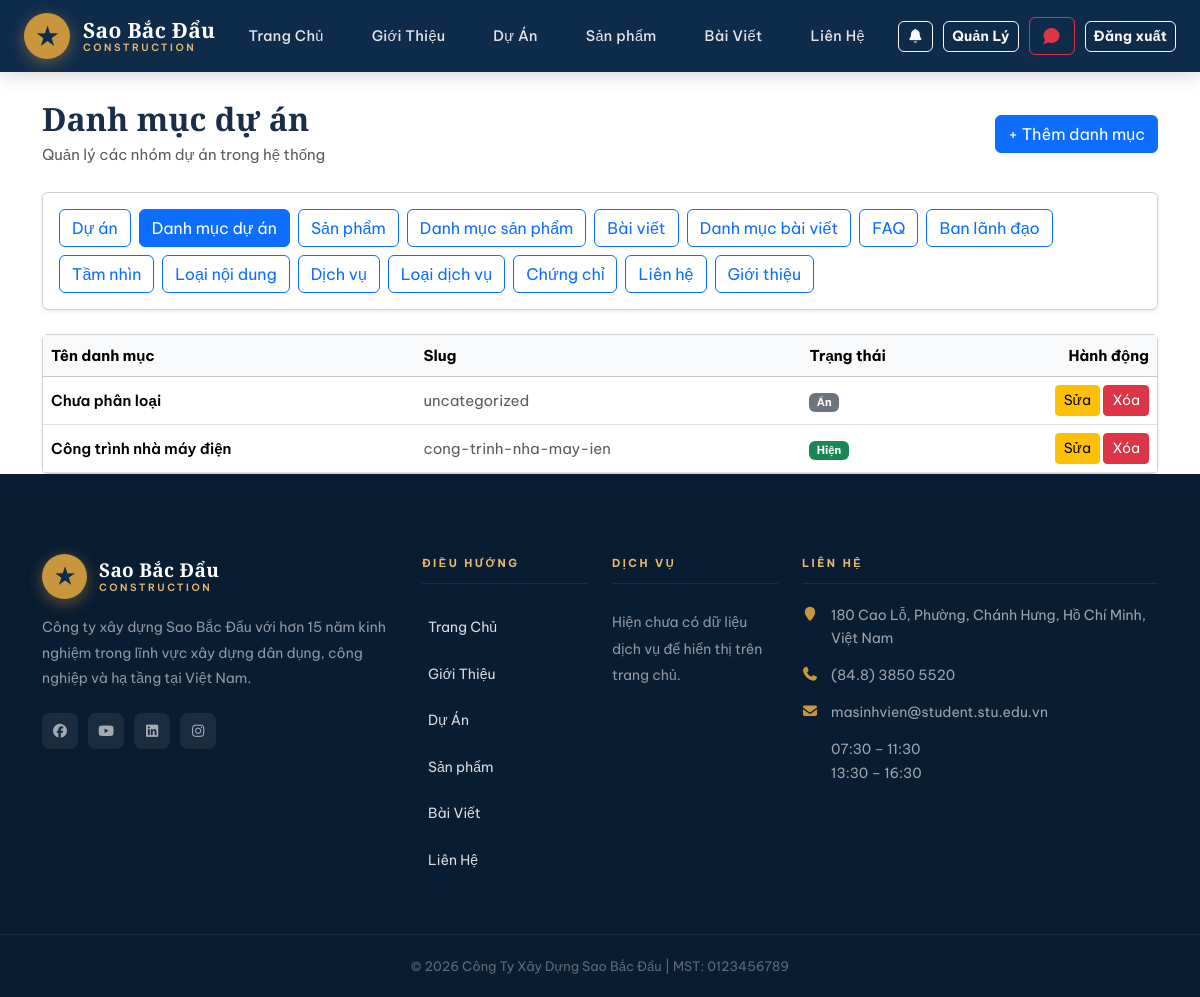
Page /project-category/ (signed in) on the committed database.
### home/models.py (models this page shows, shortened)
class ProjectCategory(models.Model):
    name = models.CharField(max_length=100, unique=True)
    slug = models.SlugField(blank=True, null=True, unique=True)
    is_hidden = models.BooleanField(default=False)

class ContactInfo(models.Model):
    branch_name = models.CharField(
        max_length=150, verbose_name="Tên chi nhánh / văn phòng"
    )
    address = models.TextField(verbose_name="Địa chỉ")
    phone = models.CharField(max_length=50, verbose_name="Số điện thoại")
    fax = models.CharField(max_length=50, blank=True, verbose_name="Fax")
    email = models.EmailField(blank=True, verbose_name="Email")
    working_hours = models.CharField(
        max_length=255, blank=True, verbose_name="Giờ làm việc"
    )
    map_embed_url = models.URLField(blank=True, verbose_name="Link Google Maps Embed")
    facebook_url = models.URLField(blank=True, verbose_name="Facebook URL")
    youtube_url = models.URLField(blank=True, verbose_name="YouTube URL")
    linkedin_url = models.URLField(blank=True, verbose_name="LinkedIn URL")
    instagram_url = models.URLField(blank=True, verbose_name="Instagram URL")
    order = models.PositiveIntegerField(default=0, verbose_name="Thứ tự hiển thị")
    is_active = models.BooleanField(default=True, verbose_name="Hiển thị")
    created_at = models.DateTimeField(auto_now_add=True)
    class Meta:
        ordering = ["order", "created_at"]

### home/views.py (the view)
@staff_required
def project_category_list(request):
    categories = ProjectCategory.objects.all().order_by("name")
    error = request.GET.get("error")
    return render(
        request,
        "home/project_category_list.html",
        {"categories": categories, "error": error},
    )

### home/context_processors.py (called while the page is built)
def site_contact(request):
    contact = (
        ContactInfo.objects.filter(is_active=True)
        .order_by("order", "created_at")
        .first()
    )
    unread_notifications_count = 0
    recent_notifications = []
    if request.user.is_authenticated:
        unread_notifications_count = Notification.objects.filter(
            user=request.user,
            is_read=False,
        ).count()
        recent_notifications = Notification.objects.filter(user=request.user)[:5]
    return {
        "site_contact": contact,
        "unread_notifications_count": unread_notifications_count,
        "recent_notifications": recent_notifications,
    }

### home/views.py (called while the page is built)
def staff_required(view_func):
    @wraps(view_func)
    def _wrapped(request, *args, **kwargs):
        if not request.user.is_authenticated:
            return redirect(f"/login/?next={request.path}")
        if request.user.is_staff or request.user.is_superuser:
            return view_func(request, *args, **kwargs)
        messages.warning(request, "Bạn không có quyền truy cập trang quản lý.")
        return redirect("home")
    return _wrapped

### templates/home/project_category_list.html (shortened to what this page needs)
{% extends 'base.html' %}
{% block content %}
<div class="container" style="margin-top:100px;">
  <div class="d-flex justify-content-between align-items-center mb-4 flex-wrap gap-2">
    <div>
      <h2 class="fw-bold mb-1">Danh mục dự án</h2>
      <p class="text-muted mb-0">Quản lý các nhóm dự án trong hệ thống</p>
    </div>
    <a href="{% url 'project_category_add' %}" class="btn btn-primary">
      + Thêm danh mục
    </a>
  </div>
  <div class="card shadow-sm mb-4">
    <div class="card-body d-flex flex-wrap gap-2">
      <a href="{% url 'dashboard' %}" class="btn btn-outline-primary">Dự án</a>
      <a href="{% url 'project_category_list' %}" class="btn btn-outline-primary active">Danh mục dự án</a>
      <a href="{% url 'product_list' %}" class="btn btn-outline-primary">Sản phẩm</a>
      <a href="{% url 'product_category_list' %}" class="btn btn-outline-primary">Danh mục sản phẩm</a>
      <a href="{% url 'post_list' %}" class="btn btn-outline-primary">Bài viết</a>
      <a href="{% url 'post_category_list' %}" class="btn btn-outline-primary">Danh mục bài viết</a>
      <a href="{% url 'faq_list' %}" class="btn btn-outline-primary">FAQ</a>
      <a href="{% url 'leadership_list' %}" class="btn btn-outline-primary">Ban lãnh đạo</a>
      <a href="{% url 'statement_list' %}" class="btn btn-outline-primary">Tầm nhìn</a>
      <a href="{% url 'statement_type_list' %}" class="btn btn-outline-primary">Loại nội dung</a>
      <a href="{% url 'service_list' %}" class="btn btn-outline-primary">Dịch vụ</a>
      <a href="{% url 'service_type_list' %}" class="btn btn-outline-primary">Loại dịch vụ</a>
      <a href="{% url 'certificate_list' %}" class="btn btn-outline-primary">Chứng chỉ</a>
      <a href="{% url 'contact_info_list' %}" class="btn btn-outline-primary">Liên hệ</a>
      <a href="{% url 'about_intro_edit' %}" class="btn btn-outline-primary">Giới thiệu</a>
    </div>
  </div>
  <div class="card shadow-sm">
    <div class="table-responsive">
      <table class="table align-middle mb-0">
        <thead class="table-light">
          <tr>
            <th>Tên danh mục</th>
            <th>Slug</th>
            <th>Trạng thái</th>
            <th class="text-end" style="width:180px;">Hành động</th>
          </tr>
        </thead>
        <tbody>
          {% for c in categories %}
          <tr>
            <td class="fw-semibold">{{ c.name }}</td>
            <td class="text-muted">
              {{ c.slug|default:"—" }}
            </td>
            <td>
              {% if c.is_hidden %}
                <span class="badge bg-secondary">Ẩn</span>
              {% else %}
                <span class="badge bg-success">Hiện</span>
              {% endif %}
            </td>
            <td class="text-end">
              <a href="{% url 'project_category_edit' c.id %}" class="btn btn-sm btn-warning">
                Sửa
              </a>
              <a href="{% url 'project_category_delete' c.id %}" class="btn btn-sm btn-danger">
                Xóa
              </a>
            </td>
          </tr>
          {% empty %}
          <tr>
            <td colspan="4" class="text-center text-muted py-4">
              Chưa có danh mục nào.
            </td>
          </tr>
          {% endfor %}
        </tbody>
      </table>
    </div>
  </div>
</div>
{% endblock %}

### templates/base.html (shortened to what this page needs)
<!doctype html>
<html lang="vi">
  {% load static %}
  <head>
    <link
      rel="stylesheet"
      href="{% static 'vendor/bootstrap/css/bootstrap.min.css' %}"
    />
    <link
      rel="stylesheet"
      href="https://cdn.jsdelivr.net/npm/@fortawesome/fontawesome-free@7.2.0/css/all.min.css"
    />
    <link
      rel="stylesheet"
      href="{% static 'vendor/animate/animate.min.css' %}"
    />
    <link rel="stylesheet" href="{% static 'css/style.css' %}" />
    <link rel="stylesheet" href="{% static 'css/home.css' %}" />
    <link rel="stylesheet" href="{% static 'css/about.css' %}" />
    <link rel="stylesheet" href="{% static 'css/contact.css' %}" />
  </head>
  <body>
    <header
      class="site-navbar js-sticky-header site-navbar-target"
      role="banner"
    >
      <div class="container">
        <div class="navbar-inner">
          <div class="site-logo">
            <a href="{% url 'home' %}">
              <div class="logo-icon">★</div>
              <div class="logo-text">
                <span>Sao Bắc Đẩu</span>
                <span>Construction</span>
              </div>
            </a>
          </div>
          <nav class="site-navigation d-none d-xl-block">
            <ul class="site-menu">
              <li><a href="{% url 'home' %}" class="nav-link">Trang Chủ</a></li>
              <li>
                <a href="{% url 'about' %}" class="nav-link">Giới Thiệu</a>
              </li>
              <li><a href="{% url 'project' %}" class="nav-link">Dự Án</a></li>
              <li>
                <a href="{% url 'product' %}" class="nav-link">Sản phẩm</a>
              </li>
              <li><a href="{% url 'post' %}" class="nav-link">Bài Viết</a></li>
              <li>
                <a href="{% url 'contact' %}" class="nav-link">Liên Hệ</a>
              </li>
            </ul>
          </nav>
          <div class="nav-actions d-none d-xl-flex">
            <a
              href="{% url 'notifications' %}"
              class="btn btn-sm btn-outline-light position-relative"
            >
              <i class="fa fa-bell"></i>
            </a>
            {% if user.is_authenticated %} {% if user.is_staff %}
            <a href="{% url 'dashboard' %}" class="btn btn-sm btn-outline-light"
              >Quản Lý</a
            >
            <a
              href="{% url 'consultation_list' %}"
              class="btn btn-outline-danger position-relative"
            >
              <i class="fa fa-comment"></i>
            </a>
            {% endif %}
            <form method="post" action="{% url 'logout' %}" style="margin: 0">
              <button type="submit" class="btn btn-sm btn-outline-light">
                Đăng xuất
              </button>
            </form>
            {% endif %}
          </div>
        </div>
      </div>
    </header>
    {% block content %} {% endblock %}
    <footer class="footer-area">
      <div class="container">
        <div class="row gy-4">
          <div class="col-lg-4 col-md-6">
            <div class="footer-logo-wrap mb-3">
              <a
                href="{% url 'home' %}"
                style="
                  display: flex;
                  align-items: center;
                  gap: 12px;
                  text-decoration: none;
                "
              >
                <div
                  class="logo-icon"
                  style="width: 45px; height: 45px; font-size: 22px"
                >
                  ★
                </div>
                <div class="logo-text">
                  <span>Sao Bắc Đẩu</span>
                  <span>Construction</span>
                </div>
              </a>
            </div>
            <p class="footer-desc">
              Công ty xây dựng Sao Bắc Đẩu với hơn 15 năm kinh nghiệm trong lĩnh
              vực xây dựng dân dụng, công nghiệp và hạ tầng tại Việt Nam.
            </p>
            <div class="footer-social">
              {% if site_contact and site_contact.facebook_url %}
              <a
                href="{{ site_contact.facebook_url }}"
                target="_blank"
                rel="noopener noreferrer"
              >
                <i class="fab fa-facebook"></i>
              </a>
              {% endif %} {% if site_contact and site_contact.youtube_url %}
              <a
                href="{{ site_contact.youtube_url }}"
                target="_blank"
                rel="noopener noreferrer"
              >
                <i class="fab fa-youtube"></i>
              </a>
              {% endif %} {% if site_contact and site_contact.linkedin_url %}
              <a
                href="{{ site_contact.linkedin_url }}"
                target="_blank"
                rel="noopener noreferrer"
              >
                <i class="fab fa-linkedin"></i>
              </a>
              {% endif %} {% if site_contact and site_contact.instagram_url %}
              <a
                href="{{ site_contact.instagram_url }}"
                target="_blank"
                rel="noopener noreferrer"
              >
                <i class="fab fa-instagram"></i>
              </a>
              {% endif %}
            </div>
          </div>
          <div class="col-lg-2 col-md-6">
            <div class="footer-heading">Điều Hướng</div>
            <ul class="footer-links">
              <li><a href="{% url 'home' %}">Trang Chủ</a></li>
              <li><a href="{% url 'about' %}">Giới Thiệu</a></li>
              <li><a href="{% url 'project' %}">Dự Án</a></li>
              <li><a href="{% url 'product' %}">Sản phẩm</a></li>
              <li><a href="{% url 'post' %}">Bài Viết</a></li>
              <li><a href="{% url 'contact' %}">Liên Hệ</a></li>
            </ul>
          </div>
          <div class="col-lg-2 col-md-6">
            <div class="footer-heading">Dịch Vụ</div>
            <ul class="footer-links">
          {% for service in services %}
          <li><a href="#">{{ service.title }}</a></li>
          {% empty %}
              <li>Hiện chưa có dữ liệu dịch vụ để hiển thị trên trang chủ.</li>
          {% endfor %}
            </ul>
          </div>
          <div class="col-lg-4 col-md-6">
            <div class="footer-heading">Liên Hệ</div>
            <ul class="footer-contact-info">
              {% if site_contact %}
              <li>
                <i class="fa fa-map-marker"></i>
                {{ site_contact.address|linebreaksbr }}
              </li>
              <li>
                <i class="fa fa-phone"></i>
                {{ site_contact.phone }}
              </li>
              <li>
                <i class="fa fa-envelope"></i>
                {{ site_contact.email|default:"Chưa cập nhật" }}
              </li>
              <li>
                {{ site_contact.working_hours|default:"Chưa cập nhật giờ làm việc"|linebreaksbr }}
              </li>
              {% else %}
              <li><i class="fa fa-map-marker"></i> Chưa cập nhật địa chỉ</li>
              <li><i class="fa fa-phone"></i> Chưa cập nhật số điện thoại</li>
              <li><i class="fa fa-envelope"></i> Chưa cập nhật email</li>
              <li><i class="fa fa-clock-o"></i> Chưa cập nhật giờ làm việc</li>
              {% endif %}
            </ul>
          </div>
        </div>
      </div>
      <div class="footer-bottom">
        <div class="container text-center">
          <p>© 2026 Công Ty Xây Dựng Sao Bắc Đẩu | MST: 0123456789</p>
        </div>
      </div>
    </footer>
  </body>
</html>

### rows in the picture
ProjectCategory: name "Chưa phân loại", slug "uncategorized", is_hidden "Ẩn"
ProjectCategory: name "Công trình nhà máy điện", slug "cong-trinh-nha-may-ien", is_hidden "Hiện"
ContactInfo: address "180 Cao Lỗ, Phường, Chánh Hưng, Hồ Chí Minh, Việt Nam", phone "(84.8) 3850 5520", email "masinhvien@student.stu.edu.vn", working_hours "07:30 – 11:30 13:30 – 16:30"
